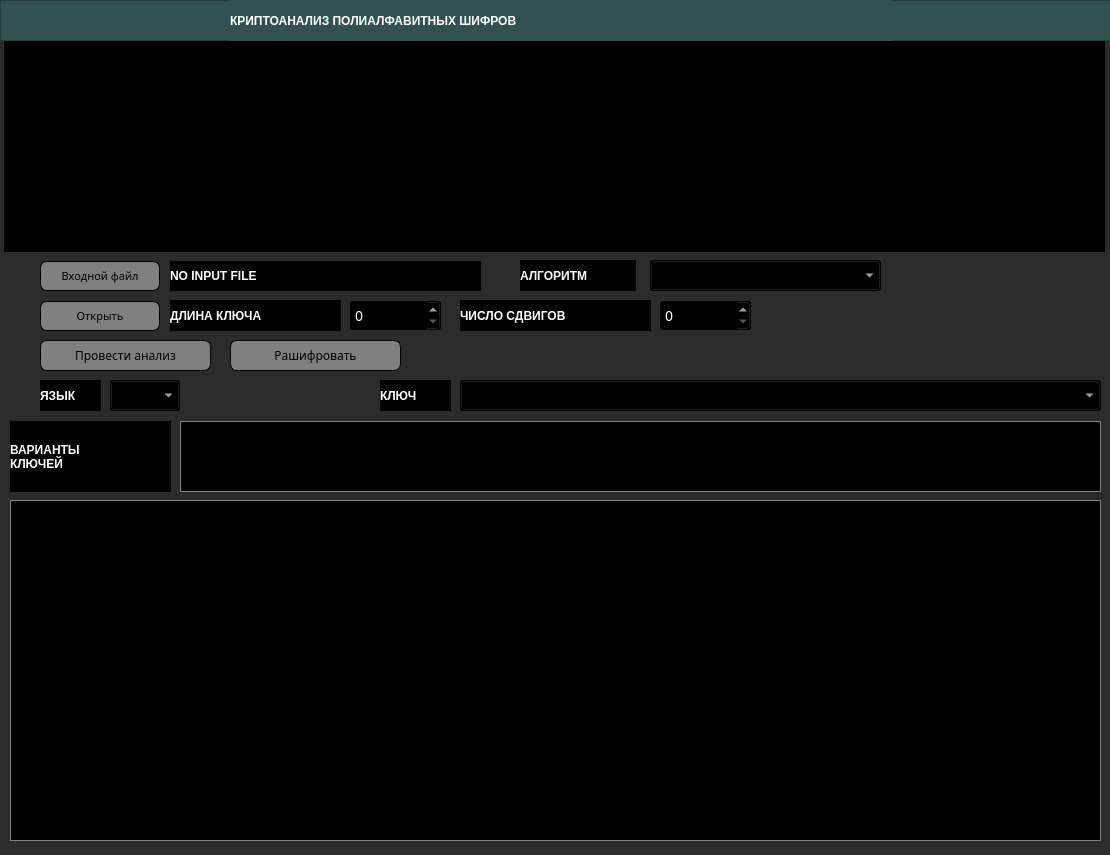
<?xml version="1.0" encoding="UTF-8"?>
<ui version="4.0">
 <class>MainWindow</class>
 <widget class="QMainWindow" name="MainWindow">
  <property name="geometry">
   <rect>
    <x>0</x>
    <y>0</y>
    <width>1110</width>
    <height>855</height>
   </rect>
  </property>
  <property name="sizePolicy">
   <sizepolicy hsizetype="Fixed" vsizetype="Fixed">
    <horstretch>0</horstretch>
    <verstretch>0</verstretch>
   </sizepolicy>
  </property>
  <property name="minimumSize">
   <size>
    <width>685</width>
    <height>540</height>
   </size>
  </property>
  <property name="maximumSize">
   <size>
    <width>1110</width>
    <height>855</height>
   </size>
  </property>
  <property name="windowTitle">
   <string>MainWindow</string>
  </property>
  <property name="styleSheet">
   <string notr="true">background-color: rgb(170, 170, 170);</string>
  </property>
  <widget class="QWidget" name="centralwidget">
   <property name="styleSheet">
    <string notr="true">background-color: #2B2B2B;</string>
   </property>
   <widget class="QPushButton" name="analize_btn">
    <property name="geometry">
     <rect>
      <x>40</x>
      <y>340</y>
      <width>171</width>
      <height>31</height>
     </rect>
    </property>
    <property name="font">
     <font>
      <family>Century Gothic</family>
     </font>
    </property>
    <property name="styleSheet">
     <string notr="true">QPushButton {
	color: black;
	background-color: grey;
	border-radius: 7px;
	border-color: black;
	border: 1px solid;
}

QPushButton:pressed {
	background-color: rgb(102, 102, 102);
}</string>
    </property>
    <property name="text">
     <string>Провести анализ</string>
    </property>
   </widget>
   <widget class="QFrame" name="frame">
    <property name="geometry">
     <rect>
      <x>0</x>
      <y>0</y>
      <width>1121</width>
      <height>41</height>
     </rect>
    </property>
    <property name="styleSheet">
     <string notr="true">background-color: rgb(49, 80, 78)</string>
    </property>
    <property name="frameShape">
     <enum>QFrame::StyledPanel</enum>
    </property>
    <property name="frameShadow">
     <enum>QFrame::Raised</enum>
    </property>
    <widget class="QLabel" name="label_4">
     <property name="geometry">
      <rect>
       <x>230</x>
       <y>0</y>
       <width>661</width>
       <height>41</height>
      </rect>
     </property>
     <property name="styleSheet">
      <string notr="true">color: white;
font: 18pt &quot;Century Gothic&quot;;
font-weight: 700;</string>
     </property>
     <property name="text">
      <string>КРИПТОАНАЛИЗ ПОЛИАЛФАВИТНЫХ ШИФРОВ</string>
     </property>
    </widget>
   </widget>
   <widget class="QPushButton" name="InputFile_btn">
    <property name="geometry">
     <rect>
      <x>40</x>
      <y>261</y>
      <width>120</width>
      <height>30</height>
     </rect>
    </property>
    <property name="font">
     <font>
      <family>Century Gothic</family>
      <pointsize>8</pointsize>
     </font>
    </property>
    <property name="styleSheet">
     <string notr="true">QPushButton {
	color: black;
	background-color: grey;
	border-radius: 7px;
	border-color: black;
	border: 1px solid;
}

QPushButton:pressed {
	background-color: rgb(102, 102, 102);
}</string>
    </property>
    <property name="text">
     <string>Входной файл</string>
    </property>
   </widget>
   <widget class="QLabel" name="input_path">
    <property name="geometry">
     <rect>
      <x>170</x>
      <y>261</y>
      <width>311</width>
      <height>30</height>
     </rect>
    </property>
    <property name="styleSheet">
     <string notr="true">color: white;
background-color: black;
font: 14pt &quot;Century Gothic&quot;;
font-weight: 700;
text-transform: uppercase;
</string>
    </property>
    <property name="text">
     <string>NO INPUT FILE</string>
    </property>
   </widget>
   <widget class="QPushButton" name="Open_InputFile_btn">
    <property name="geometry">
     <rect>
      <x>40</x>
      <y>301</y>
      <width>120</width>
      <height>30</height>
     </rect>
    </property>
    <property name="font">
     <font>
      <family>Century Gothic</family>
      <pointsize>8</pointsize>
     </font>
    </property>
    <property name="styleSheet">
     <string notr="true">QPushButton {
	color: black;
	background-color: grey;
	border-radius: 7px;
	border-color: black;
	border: 1px solid;
}

QPushButton:pressed {
	background-color: rgb(102, 102, 102);
}</string>
    </property>
    <property name="text">
     <string>Открыть</string>
    </property>
   </widget>
   <widget class="PlotWidget" name="widget" native="true">
    <property name="geometry">
     <rect>
      <x>4</x>
      <y>41</y>
      <width>1101</width>
      <height>211</height>
     </rect>
    </property>
    <property name="styleSheet">
     <string notr="true">background-color: black;</string>
    </property>
   </widget>
   <widget class="QTextBrowser" name="textBrowser">
    <property name="geometry">
     <rect>
      <x>180</x>
      <y>421</y>
      <width>921</width>
      <height>71</height>
     </rect>
    </property>
    <property name="styleSheet">
     <string notr="true">border: 1px solid;
border-color: grey;
color: white;
background-color: black;</string>
    </property>
   </widget>
   <widget class="QLabel" name="lang_name">
    <property name="geometry">
     <rect>
      <x>40</x>
      <y>380</y>
      <width>61</width>
      <height>31</height>
     </rect>
    </property>
    <property name="styleSheet">
     <string notr="true">color: white;
background-color: black;
font: 14pt &quot;Century Gothic&quot;;
font-weight: 700;
text-transform: uppercase;
</string>
    </property>
    <property name="text">
     <string>ЯЗЫК</string>
    </property>
   </widget>
   <widget class="QComboBox" name="language_comboBox">
    <property name="geometry">
     <rect>
      <x>110</x>
      <y>380</y>
      <width>70</width>
      <height>31</height>
     </rect>
    </property>
    <property name="styleSheet">
     <string notr="true">background-color: black;
color: white;
font-family: Century Gothic;
font-size: 14px;</string>
    </property>
   </widget>
   <widget class="QComboBox" name="method_comboBox">
    <property name="geometry">
     <rect>
      <x>650</x>
      <y>260</y>
      <width>231</width>
      <height>31</height>
     </rect>
    </property>
    <property name="styleSheet">
     <string notr="true">background-color: black;
color: white;
font-family: Century Gothic;
font-size: 14px;</string>
    </property>
   </widget>
   <widget class="QLabel" name="method_name">
    <property name="geometry">
     <rect>
      <x>520</x>
      <y>260</y>
      <width>116</width>
      <height>31</height>
     </rect>
    </property>
    <property name="styleSheet">
     <string notr="true">color: white;
background-color: black;
font: 14pt &quot;Century Gothic&quot;;
font-weight: 700;
text-transform: uppercase;
</string>
    </property>
    <property name="text">
     <string>АЛГОРИТМ</string>
    </property>
   </widget>
   <widget class="QTextBrowser" name="textBrowser_2">
    <property name="geometry">
     <rect>
      <x>10</x>
      <y>500</y>
      <width>1091</width>
      <height>341</height>
     </rect>
    </property>
    <property name="styleSheet">
     <string notr="true">border: 1px solid;
border-color: grey;
background-color: black;
color: white;</string>
    </property>
   </widget>
   <widget class="QLabel" name="lang_name_2">
    <property name="geometry">
     <rect>
      <x>10</x>
      <y>421</y>
      <width>161</width>
      <height>71</height>
     </rect>
    </property>
    <property name="styleSheet">
     <string notr="true">color: white;
background-color: black;
font: 14pt &quot;Century Gothic&quot;;
font-weight: 700;
text-transform: uppercase;
</string>
    </property>
    <property name="text">
     <string>ВАРИАНТЫ
КЛЮЧЕЙ</string>
    </property>
   </widget>
   <widget class="QLabel" name="key_label">
    <property name="geometry">
     <rect>
      <x>380</x>
      <y>380</y>
      <width>71</width>
      <height>31</height>
     </rect>
    </property>
    <property name="styleSheet">
     <string notr="true">color: white;
background-color: black;
font: 14pt &quot;Century Gothic&quot;;
font-weight: 700;
text-transform: uppercase;
</string>
    </property>
    <property name="text">
     <string>КЛЮЧ</string>
    </property>
   </widget>
   <widget class="QLabel" name="key_len_label">
    <property name="geometry">
     <rect>
      <x>170</x>
      <y>300</y>
      <width>171</width>
      <height>31</height>
     </rect>
    </property>
    <property name="styleSheet">
     <string notr="true">color: white;
background-color: black;
font: 14pt &quot;Century Gothic&quot;;
font-weight: 700;
text-transform: uppercase;
</string>
    </property>
    <property name="text">
     <string>ДЛИНА КЛЮЧА</string>
    </property>
   </widget>
   <widget class="QLabel" name="shift_count_label">
    <property name="geometry">
     <rect>
      <x>460</x>
      <y>300</y>
      <width>191</width>
      <height>31</height>
     </rect>
    </property>
    <property name="styleSheet">
     <string notr="true">color: white;
background-color: black;
font: 14pt &quot;Century Gothic&quot;;
font-weight: 700;
text-transform: uppercase;
</string>
    </property>
    <property name="text">
     <string>ЧИСЛО СДВИГОВ</string>
    </property>
   </widget>
   <widget class="QSpinBox" name="key_len_spinbox">
    <property name="geometry">
     <rect>
      <x>350</x>
      <y>300</y>
      <width>91</width>
      <height>31</height>
     </rect>
    </property>
    <property name="styleSheet">
     <string notr="true">background-color: black;
color: white;
font-family: Century Gothic;
font-size: 14px;</string>
    </property>
    <property name="maximum">
     <number>1000</number>
    </property>
   </widget>
   <widget class="QSpinBox" name="shift_count_spinbox">
    <property name="geometry">
     <rect>
      <x>660</x>
      <y>300</y>
      <width>91</width>
      <height>31</height>
     </rect>
    </property>
    <property name="styleSheet">
     <string notr="true">background-color: black;
color: white;
font-family: Century Gothic;
font-size: 14px;</string>
    </property>
    <property name="maximum">
     <number>1000</number>
    </property>
   </widget>
   <widget class="QComboBox" name="key_combobox">
    <property name="geometry">
     <rect>
      <x>460</x>
      <y>380</y>
      <width>641</width>
      <height>31</height>
     </rect>
    </property>
    <property name="styleSheet">
     <string notr="true">background-color: black;
color: white;
font-family: Century Gothic;
font-size: 14px;</string>
    </property>
   </widget>
   <widget class="QPushButton" name="decrypt_btn">
    <property name="geometry">
     <rect>
      <x>230</x>
      <y>340</y>
      <width>171</width>
      <height>31</height>
     </rect>
    </property>
    <property name="font">
     <font>
      <family>Century Gothic</family>
     </font>
    </property>
    <property name="styleSheet">
     <string notr="true">QPushButton {
	color: black;
	background-color: grey;
	border-radius: 7px;
	border-color: black;
	border: 1px solid;
}

QPushButton:pressed {
	background-color: rgb(102, 102, 102);
}</string>
    </property>
    <property name="text">
     <string>Рашифровать</string>
    </property>
   </widget>
  </widget>
 </widget>
 <customwidgets>
  <customwidget>
   <class>PlotWidget</class>
   <extends>QWidget</extends>
   <header>pyqtgraph</header>
   <container>1</container>
  </customwidget>
 </customwidgets>
 <resources/>
 <connections/>
</ui>
